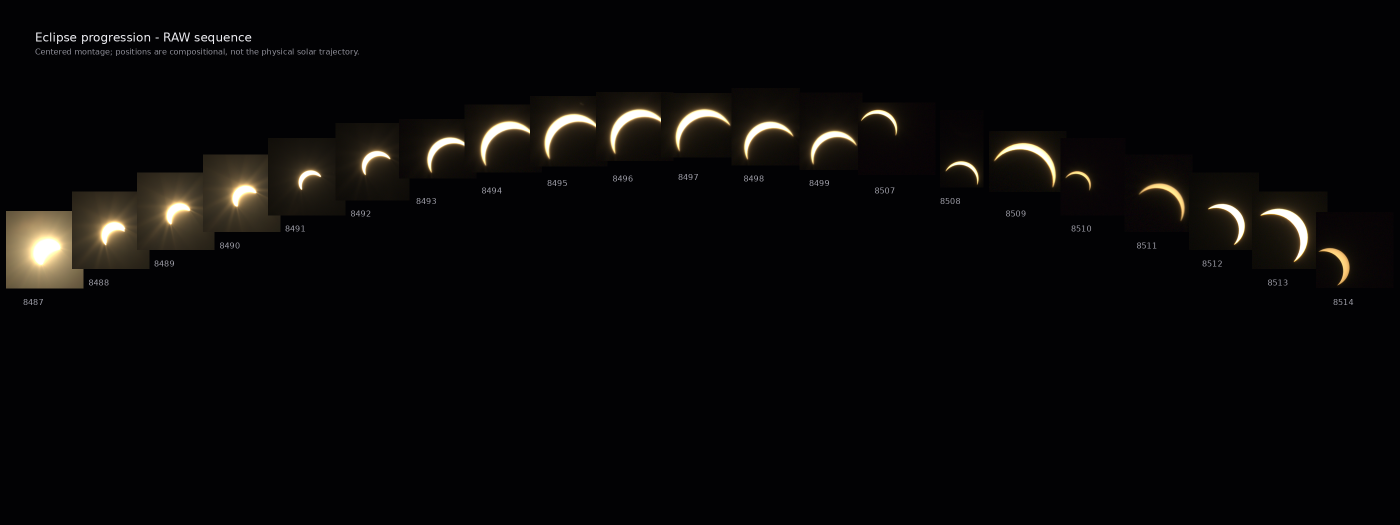
#> input picture analysis/renders/raw_eclipse_progression_montage.png, 2800 x 1050 px (shown at 1/2 size)
$ python -i edge.py   (imports and definitions only)   (older library calls are emulated)
#> lines starting #> are read from the running program, lines starting #| are printed output that depends on the picture; after the words box and inside, x2 and y2 are one past the last pixel; in counts of white or black regions, pixels touching at a corner belong together
import math
from pathlib import Path

import cv2
import numpy as np
from PIL import Image

from solar_eclipse_analysis.models import DataRow

FloatImage = np.ndarray[tuple[int, ...], np.dtype[np.float32]]
IntImage = np.ndarray[tuple[int, int], np.dtype[np.int32]]


def crossing(profile: FloatImage, level: float) -> float | None:
    indexes = np.where((profile[:-1] < level) & (profile[1:] >= level))[0]
    if not len(indexes):
        return None
    index = min(indexes, key=lambda item: abs(int(item) - len(profile) // 2))
    difference = profile.item(index + 1) - profile.item(index)
    return (
        index + (level - profile.item(index)) / difference
        if abs(difference) > 1e-6
        else float(index)
    )


def measure_edge(path: Path) -> tuple[float, int]:
    rgb = np.asarray(Image.open(path).convert("RGB"), dtype=np.float32) / 255
    luminance = 0.2126 * rgb[:, :, 0] + 0.7152 * rgb[:, :, 1] + 0.0722 * rgb[:, :, 2]
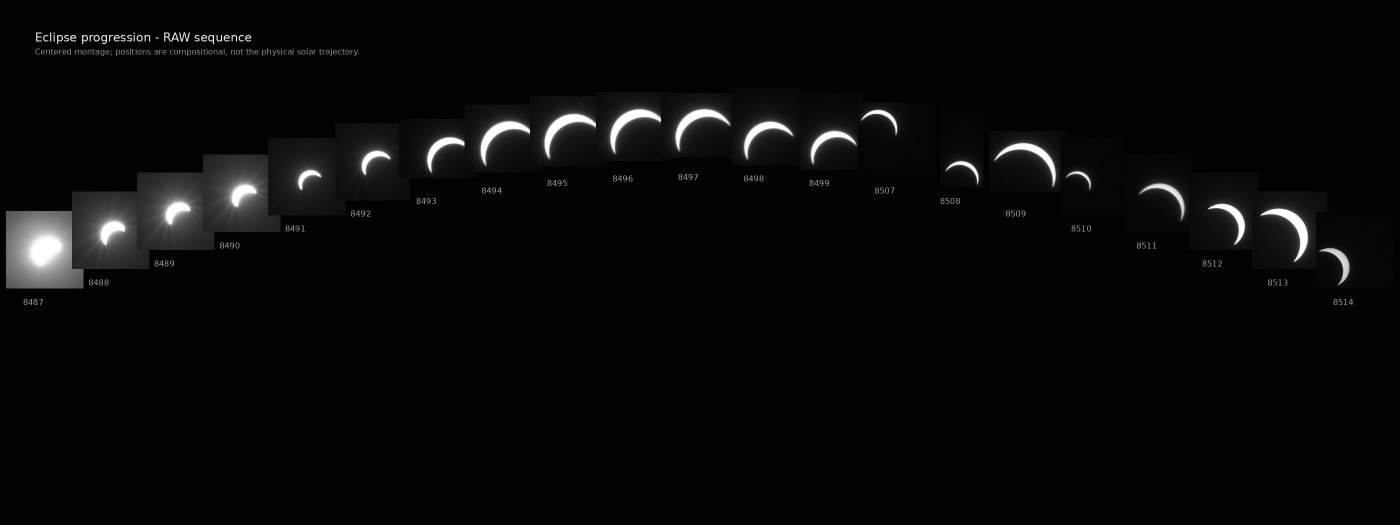
#> luminance: shape (1050, 2800) float32 (shown at 1/2 size); min 0.00447, max 1, mean 0.0344
    smooth: FloatImage = np.asarray(
        cv2.GaussianBlur(luminance, (0, 0), 0.6), dtype=np.float32
    )
    high = float(np.percentile(smooth, 99.7))
#> high = 1
    background = float(np.percentile(smooth, 50))
#> background = 0.00841
    if high - background < 0.1:
        return math.nan, 0
    normalized: FloatImage = np.asarray(
        np.clip((smooth - background) / (high - background), 0, 1),
        dtype=np.float32,
    )
    contours, _ = cv2.findContours(
        (normalized > 0.5).astype(np.uint8), cv2.RETR_EXTERNAL, cv2.CHAIN_APPROX_NONE
    )
#> contours = 108 contours, 61 with area under 20; largest, box (x1, y1, x2, y2) and area: (24, 436, 144, 562) 11871, (1088, 227, 1192, 317) 2169, (2521, 417, 2616, 523) 2114, (1220, 218, 1322, 306) 2107, (961, 242, 1060, 330) 2066
    candidates = [contour for contour in contours if cv2.contourArea(contour) > 30]
#> candidates = 39 contours; largest, box (x1, y1, x2, y2) and area: (24, 436, 144, 562) 11871, (1088, 227, 1192, 317) 2169, (2521, 417, 2616, 523) 2114, (1220, 218, 1322, 306) 2107, (961, 242, 1060, 330) 2066
    if not candidates:
        return math.nan, 0
    contour: IntImage = np.asarray(
        max(candidates, key=cv2.contourArea)[:, 0, :], dtype=np.int32
    )
#> contour = 360 pairs, first value 24 to 143, second value 436 to 561
    gradient_x: FloatImage = np.asarray(
        cv2.Sobel(normalized, cv2.CV_32F, 1, 0, ksize=3), dtype=np.float32
    )
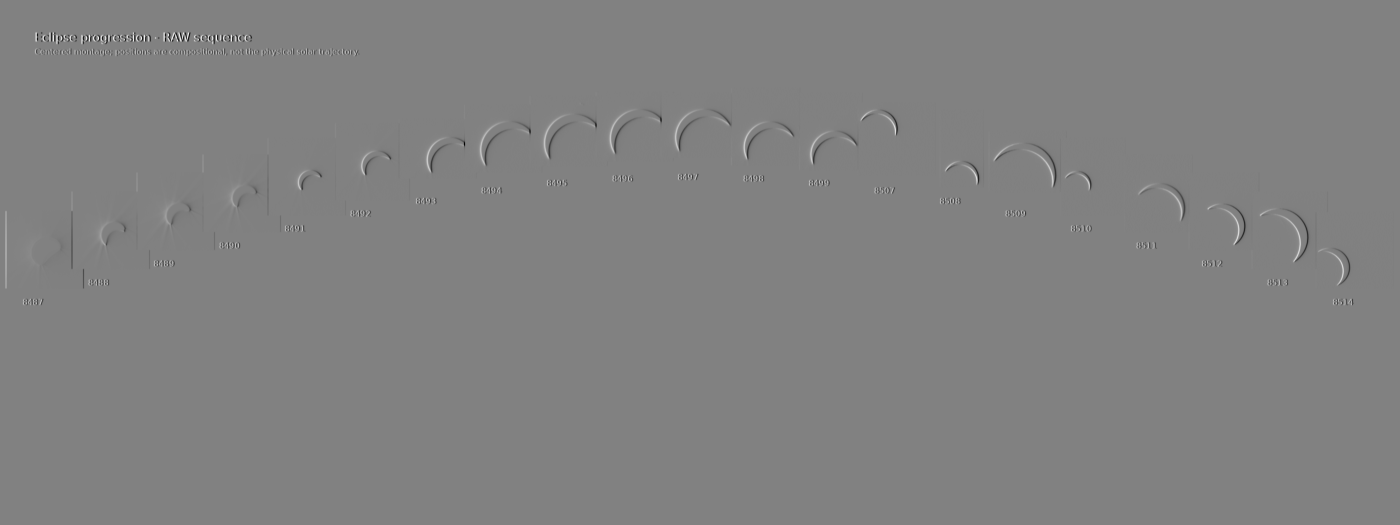
#> gradient_x: shape (1050, 2800) float32 (shown at 1/2 size); min -3.12, max 3.05, mean -9.84e-12; drawn with min black and max white
    gradient_y: FloatImage = np.asarray(
        cv2.Sobel(normalized, cv2.CV_32F, 0, 1, ksize=3), dtype=np.float32
    )
    widths: list[float] = []
    for point_index in range(0, len(contour), 3):
        x = contour.item(point_index, 0)
        y = contour.item(point_index, 1)
        vector_x = gradient_x.item(y, x)
        vector_y = gradient_y.item(y, x)
        norm = math.hypot(vector_x, vector_y)
        if norm < 0.03:
            continue
        offsets = np.linspace(-12, 12, 97, dtype=np.float32)
        xs: FloatImage = np.asarray(x + vector_x / norm * offsets, dtype=np.float32)
        ys: FloatImage = np.asarray(y + vector_y / norm * offsets, dtype=np.float32)
        profile: FloatImage = np.asarray(
            cv2.remap(
                normalized,
                xs.reshape(1, -1),
                ys.reshape(1, -1),
                cv2.INTER_LINEAR,
                borderMode=cv2.BORDER_REFLECT_101,
            ).ravel(),
            dtype=np.float32,
        )
        if profile[-8:].mean() < profile[:8].mean():
            profile = profile[::-1]
        low = np.median(profile[:8]).item()
        upper = np.median(profile[-8:]).item()
        contrast = upper - low
        if contrast < 0.35:
            continue
        profile = np.asarray(
            np.convolve((profile - low) / contrast, np.ones(5) / 5, mode="same"),
            dtype=np.float32,
        )

        start = crossing(profile, 0.1)
        end = crossing(profile, 0.9)
        if start is None or end is None or end <= start:
            continue
        width = (end - start) * 0.25
        if 0.3 <= width <= 15:
            widths.append(width)
#> this loop made 120 passes
#> (point_index, x, y, vector_x, vector_y, norm, low, upper) on passes 2 to 13: (3, 73, 437, 0.0134, 0.0552, 0.0567, 0.435, 0.574), (6, 70, 438, 0.0185, 0.0503, 0.0536, 0.437, 0.576), (9, 67, 439, 0.0264, 0.054, 0.0601, 0.437, 0.579), (12, 64, 440, 0.0205, 0.0518, 0.0557, 0.434, 0.584), (15, 61, 442, 0.0259, 0.0518, 0.0579, 0.437, 0.593), (18, 58, 443, 0.0178, 0.0541, 0.0569, 0.436, 0.588), (21, 55, 444, 0.0188, 0.0504, 0.0538, 0.438, 0.58), (24, 52, 445, 0.0235, 0.0491, 0.0544, 0.435, 0.572), (27, 49, 447, 0.0333, 0.0428, 0.0542, 0.433, 0.571), (30, 46, 449, 0.0347, 0.0421, 0.0546, 0.43, 0.566), (33, 43, 452, 0.0368, 0.032, 0.0488, 0.433, 0.561), (36, 41, 455, 0.0365, 0.0228, 0.043, 0.439, 0.562)
#> (x, y, vector_x, vector_y, norm, low, upper, contrast) on passes 76 to 81: (140, 531, -0.0389, -0.0227, 0.045, 0.174, 0.571, 0.397), (142, 528, -0.278, -0.0275, 0.279, 0.151, 0.562, 0.411), (142, 525, -0.285, -0.0268, 0.287, 0.153, 0.575, 0.422), (142, 522, -0.293, -0.0218, 0.294, 0.153, 0.588, 0.435), (142, 519, -0.309, -0.0138, 0.309, 0.152, 0.601, 0.448), (142, 516, -0.307, -0.0147, 0.308, 0.15, 0.616, 0.466)
    return (float(np.median(widths)), len(widths)) if widths else (math.nan, 0)


# [14 lines that did not run here, left out]


# [18 lines that did not run here, left out]

>>> result = measure_edge('../../analysis/renders/raw_eclipse_progression_montage.png')
